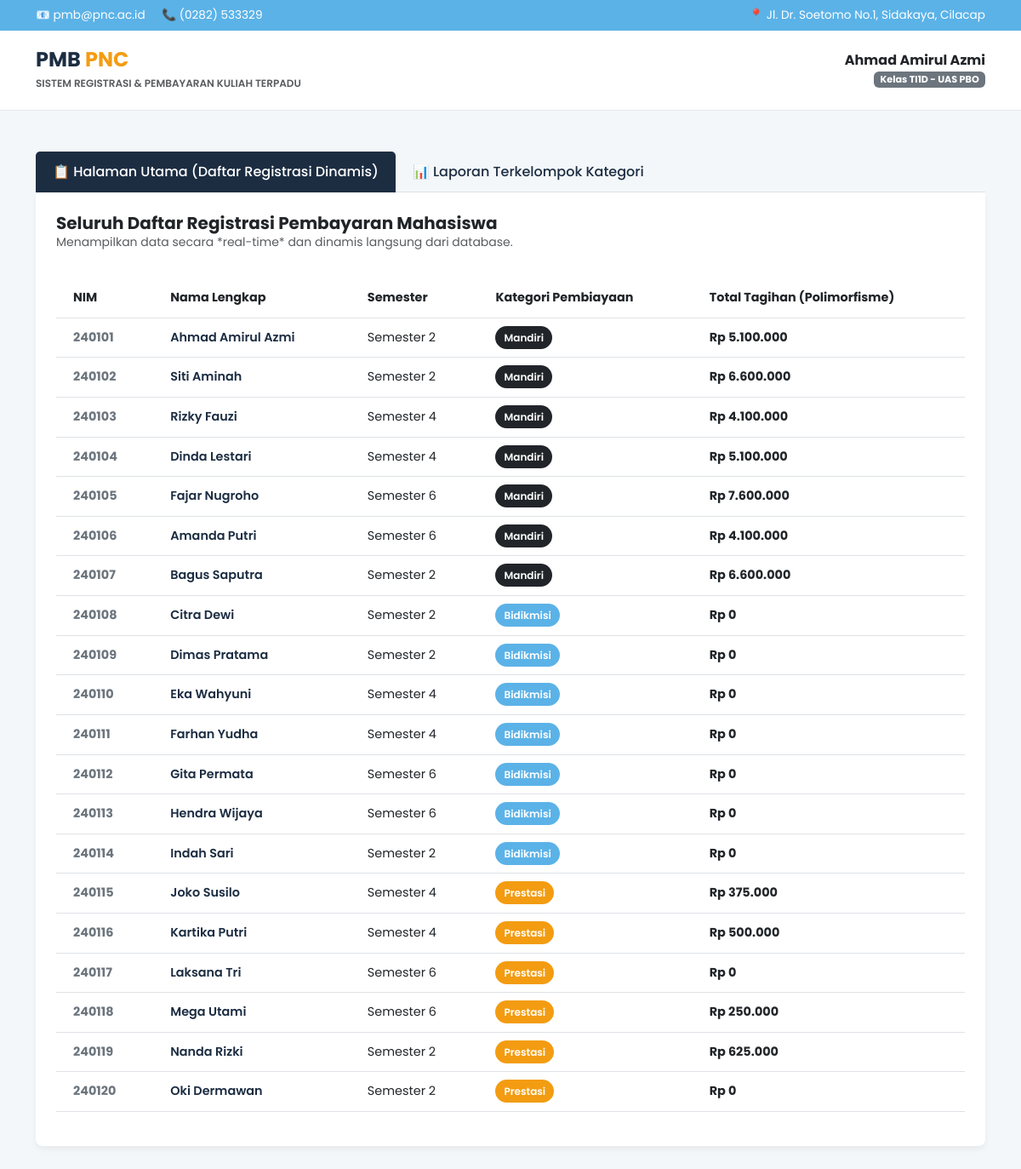
The page / on the database its author committed.
### tables this page shows
CREATE TABLE `tabel_mahasiswa` (
  `id_mahasiswa` int NOT NULL,
  `nama_mahasiswa` varchar(100) NOT NULL,
  `nim` varchar(20) NOT NULL,
  `semester` int NOT NULL,
  `tarif_ukt_nominal` int NOT NULL,
  `jenis_pembiayaan` enum('Mandiri','Bidikmisi','Prestasi') NOT NULL,
  `golongan_ukt` varchar(10) DEFAULT NULL,
  `nama_wali` varchar(100) DEFAULT NULL,
  `nomor_kip_kuliah` varchar(50) DEFAULT NULL,
  `dana_saku_subsidi` int DEFAULT NULL,
  `nama_instansi_beasiswa` varchar(100) DEFAULT NULL,
  `minimal_ipk_syarat` decimal(3,2) DEFAULT NULL
);

### Mahasiswa.php (called while the page is built, shortened)
<?php
abstract class Mahasiswa {
    protected $nama_mahasiswa;
    protected $nim;
    protected $semester;
    public function __construct($id_mahasiswa, $nama_mahasiswa, $nim, $semester, $tarifUktNominal) {
        $this->nama_mahasiswa = $nama_mahasiswa;
        $this->nim = $nim;
        $this->semester = $semester;
        $this->tarifUktNominal = $tarifUktNominal;
    }
    public function getNim() {
        return $this->nim;
    }
    public function getNamaMahasiswa() {
        return $this->nama_mahasiswa;
    }
    public function getSemester() {
        return $this->semester;
    }
}

### MahasiswaMandiri.php (called while the page is built, shortened)
<?php
require_once 'Mahasiswa.php';
class MahasiswaMandiri extends Mahasiswa {
    public function hitungTagihanSemester() {
        return $this->tarifUktNominal + 100000;
    }
}

### MahasiswaBidikmisi.php (called while the page is built, shortened)
<?php
require_once 'Mahasiswa.php';
class MahasiswaBidikmisi extends Mahasiswa {
    public function hitungTagihanSemester() {
        return 0;
    }
}

### MahasiswaPrestasi.php (called while the page is built, shortened)
<?php
require_once 'Mahasiswa.php';
class MahasiswaPrestasi extends Mahasiswa {
    public function hitungTagihanSemester() {
        return $this->tarifUktNominal * 0.25;
    }
}

### index.php (the view, shortened to what this page needs)
<?php
require_once 'MahasiswaMandiri.php';
require_once 'MahasiswaBidikmisi.php';
require_once 'MahasiswaPrestasi.php';
try {
    $pdo = Database::getConnection();
    $sql = "SELECT * FROM tabel_mahasiswa ORDER BY id_mahasiswa ASC";
    $stmt = $pdo->query($sql);
    $rows = $stmt->fetchAll(PDO::FETCH_ASSOC);
    $daftarRegistrasi = [];
    foreach ($rows as $row) {
        if ($row['jenis_pembiayaan'] === 'Mandiri') {
            $daftarRegistrasi[] = new MahasiswaMandiri(
                $row['id_mahasiswa'], $row['nama_mahasiswa'], $row['nim'],
                $row['semester'], $row['tarif_ukt_nominal'],
                $row['golongan_ukt'], $row['nama_wali']
            );
        } elseif ($row['jenis_pembiayaan'] === 'Bidikmisi') {
            $daftarRegistrasi[] = new MahasiswaBidikmisi(
                $row['id_mahasiswa'], $row['nama_mahasiswa'], $row['nim'],
                $row['semester'], $row['tarif_ukt_nominal'],
                $row['nomor_kip_kuliah'], $row['dana_saku_subsidi']
            );
        } elseif ($row['jenis_pembiayaan'] === 'Prestasi') {
            $daftarRegistrasi[] = new MahasiswaPrestasi(
                $row['id_mahasiswa'], $row['nama_mahasiswa'], $row['nim'],
                $row['semester'], $row['tarif_ukt_nominal'],
                $row['nama_instansi_beasiswa'], $row['minimal_ipk_syarat']
            );
        }
    }
} catch (Exception $e) {
    die("Gagal memuat data: " . $e->getMessage());
}
?>
<!DOCTYPE html>
<html lang="id">
<head>
    <link href="https://cdn.jsdelivr.net/npm/bootstrap@5.3.0/dist/css/bootstrap.min.css" rel="stylesheet">
</head>
<body>
<div class="pnc-topbar">
    <div class="container d-flex justify-content-between align-items-center">
        <div>
            <span class="me-3">📧 pmb@pnc.ac.id</span>
            <span>📞 (0282) 533329</span>
        </div>
        <div>📍 Jl. Dr. Soetomo No.1, Sidakaya, Cilacap</div>
    </div>
</div>
<div class="pnc-brand-section">
    <div class="container d-flex justify-content-between align-items-center">
        <div class="pnc-logo-text">
            <h1>PMB <span>PNC</span></h1>
            <small class="text-muted text-uppercase fw-semibold" style="font-size: 0.75rem;">
                Sistem Registrasi & Pembayaran Kuliah Terpadu
            </small>
        </div>
        <div class="text-end">
            <h6 class="mb-0 fw-bold text-dark">Ahmad Amirul Azmi</h6>
            <span class="badge bg-secondary" style="font-size: 0.7rem;">Kelas TI1D - UAS PBO</span>
        </div>
    </div>
</div>
<div class="container my-5">
    <ul class="nav nav-tabs nav-tabs-pnc" id="pncTab" role="tablist">
        <li class="nav-item" role="presentation">
            <button class="nav-link active" id="all-tab" data-bs-toggle="tab" data-bs-target="#all-pane" type="button" role="tab">
                📋 Halaman Utama (Daftar Registrasi Dinamis)
            </button>
        </li>
        <li class="nav-item" role="presentation">
            <button class="nav-link" id="grouped-tab" data-bs-toggle="tab" data-bs-target="#grouped-pane" type="button" role="tab">
                📊 Laporan Terkelompok Kategori
            </button>
        </li>
    </ul>
    <div class="tab-content" id="pncTabContent">
        <div class="tab-pane fade show active" id="all-pane" role="tabpanel" aria-labelledby="all-tab">
            <div class="card card-pnc p-4">
                <div class="mb-3">
                    <h5 class="fw-bold text-dark m-0">Seluruh Daftar Registrasi Pembayaran Mahasiswa</h5>
                    <p class="text-muted small">Menampilkan data secara *real-time* dan dinamis langsung dari database.</p>
                </div>
                <div class="table-responsive">
                    <table class="table table-hover table-pnc align-middle">
                        <thead>
                            <tr>
                                <th>NIM</th>
                                <th>Nama Lengkap</th>
                                <th>Semester</th>
                                <th>Kategori Pembiayaan</th>
                                <th>Total Tagihan (Polimorfisme)</th>
                            </tr>
                        </thead>
                        <tbody>
                            <?php if(empty($daftarRegistrasi)): ?>
                                <tr><td colspan="5" class="text-center text-muted">Belum ada data registrasi di database.</td></tr>
                            <?php else: ?>
                                <?php foreach($daftarRegistrasi as $mhs): ?>
                                    <tr>
                                        <td class="fw-bold text-secondary"><?= $mhs->getNim(); ?></td>
                                        <td class="fw-semibold" style="color: var(--pnc-darknavy);"><?= $mhs->getNamaMahasiswa(); ?></td>
                                        <td>Semester <?= $mhs->getSemester(); ?></td>
                                        <td>
                                            <?php
                                            if ($mhs instanceof MahasiswaMandiri) {
                                                echo '<span class="badge-kategori bg-dark text-white">Mandiri</span>';
                                            } elseif ($mhs instanceof MahasiswaBidikmisi) {
                                                echo '<span class="badge-kategori text-white" style="background-color: var(--pnc-skyblue);">Bidikmisi</span>';
                                            } elseif ($mhs instanceof MahasiswaPrestasi) {
                                                echo '<span class="badge-kategori text-white" style="background-color: var(--pnc-orange);">Prestasi</span>';
                                            }
                                            ?>
                                        </td>
                                        <td class="fw-bold text-dark">Rp <?= number_format($mhs->hitungTagihanSemester(), 0, ',', '.'); ?></td>
                                    </tr>
                                <?php endforeach; ?>
                            <?php endif; ?>
                        </tbody>
                    </table>
                </div>
            </div>
        </div>
    </div>
</div>
</body>
</html>

### index.php (style rules this page uses)
:root { --pnc-skyblue: #5BB2E7; --pnc-darknavy: #1C2D42; --pnc-orange: #F39C12; --pnc-lightbg: #F4F7F9; }
body { font-family: 'Poppins', sans-serif; background-color: var(--pnc-lightbg); color: #444; }
.pnc-topbar { background-color: var(--pnc-skyblue); color: white; font-size: 0.85rem; padding: 8px 0; }
.pnc-brand-section { background-color: white; padding: 20px 0; border-bottom: 1px solid #E2E8F0; }
.pnc-logo-text h1 { font-size: 1.5rem; font-weight: 700; color: var(--pnc-darknavy); margin: 0; }
.pnc-logo-text span { color: var(--pnc-orange); }
.nav-tabs-pnc .nav-link { color: var(--pnc-darknavy); font-weight: 500; border: none; padding: 12px 20px; }
.nav-tabs-pnc .nav-link.active { color: white; background-color: var(--pnc-darknavy); border-radius: 5px 5px 0 0; }
.card-pnc { background: white; border: none; border-radius: 0 0 8px 8px; box-shadow: 0 4px 6px rgba(0, 0, 0, 0.05); overflow: hidden; }
.table-pnc thead { background-color: #EDF2F7; color: var(--pnc-darknavy); }
.table-pnc td, .table-pnc th { padding: 12px 20px; font-size: 0.9rem; }
.badge-kategori { padding: 5px 10px; border-radius: 15px; font-size: 0.75rem; font-weight: 600; }

### rows shown on the page
tabel_mahasiswa: nim "240101", nama_mahasiswa "Ahmad Amirul Azmi", semester "2", shows "Mandiri", tarif_ukt_nominal "5.100.000"
tabel_mahasiswa: nim "240102", nama_mahasiswa "Siti Aminah", semester "2", shows "Mandiri", tarif_ukt_nominal "6.600.000"
tabel_mahasiswa: nim "240103", nama_mahasiswa "Rizky Fauzi", semester "4", shows "Mandiri", tarif_ukt_nominal "4.100.000"
tabel_mahasiswa: nim "240104", nama_mahasiswa "Dinda Lestari", semester "4", shows "Mandiri", tarif_ukt_nominal "5.100.000"
tabel_mahasiswa: nim "240105", nama_mahasiswa "Fajar Nugroho", semester "6", shows "Mandiri", tarif_ukt_nominal "7.600.000"
tabel_mahasiswa: nim "240106", nama_mahasiswa "Amanda Putri", semester "6", shows "Mandiri", tarif_ukt_nominal "4.100.000"
tabel_mahasiswa: nim "240107", nama_mahasiswa "Bagus Saputra", semester "2", shows "Mandiri", tarif_ukt_nominal "6.600.000"
tabel_mahasiswa: nim "240108", nama_mahasiswa "Citra Dewi", semester "2", shows "Bidikmisi", hitungTagihanSemester "0"
tabel_mahasiswa: nim "240109", nama_mahasiswa "Dimas Pratama", semester "2", shows "Bidikmisi", hitungTagihanSemester "0"
tabel_mahasiswa: nim "240110", nama_mahasiswa "Eka Wahyuni", semester "4", shows "Bidikmisi", hitungTagihanSemester "0"
tabel_mahasiswa: nim "240111", nama_mahasiswa "Farhan Yudha", semester "4", shows "Bidikmisi", hitungTagihanSemester "0"
tabel_mahasiswa: nim "240112", nama_mahasiswa "Gita Permata", semester "6", shows "Bidikmisi", hitungTagihanSemester "0"
tabel_mahasiswa: nim "240113", nama_mahasiswa "Hendra Wijaya", semester "6", shows "Bidikmisi", hitungTagihanSemester "0"
tabel_mahasiswa: nim "240114", nama_mahasiswa "Indah Sari", semester "2", shows "Bidikmisi", hitungTagihanSemester "0"
tabel_mahasiswa: nim "240115", nama_mahasiswa "Joko Susilo", semester "4", shows "Prestasi", tarif_ukt_nominal "375.000"
tabel_mahasiswa: nim "240116", nama_mahasiswa "Kartika Putri", semester "4", shows "Prestasi", tarif_ukt_nominal "500.000"
tabel_mahasiswa: nim "240117", nama_mahasiswa "Laksana Tri", semester "6", shows "Prestasi", tarif_ukt_nominal "0"
tabel_mahasiswa: nim "240118", nama_mahasiswa "Mega Utami", semester "6", shows "Prestasi", tarif_ukt_nominal "250.000"
tabel_mahasiswa: nim "240119", nama_mahasiswa "Nanda Rizki", semester "2", shows "Prestasi", tarif_ukt_nominal "625.000"
tabel_mahasiswa: nim "240120", nama_mahasiswa "Oki Dermawan", semester "2", shows "Prestasi", tarif_ukt_nominal "0"
